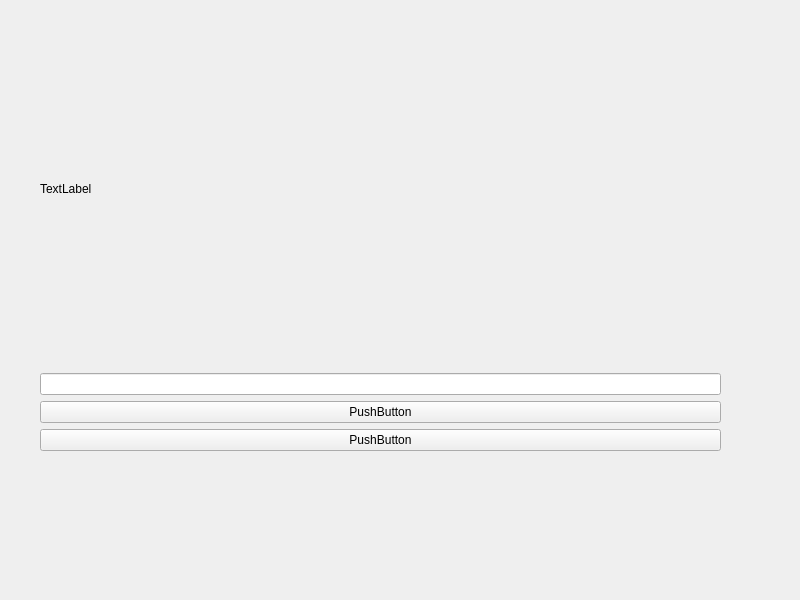
<?xml version="1.0" encoding="UTF-8"?>
<ui version="4.0">
 <class>MainWindow</class>
 <widget class="QMainWindow" name="MainWindow">
  <property name="geometry">
   <rect>
    <x>0</x>
    <y>0</y>
    <width>800</width>
    <height>600</height>
   </rect>
  </property>
  <property name="windowTitle">
   <string>MainWindow</string>
  </property>
  <widget class="QWidget" name="centralwidget">
   <widget class="QWidget" name="verticalLayoutWidget">
    <property name="geometry">
     <rect>
      <x>40</x>
      <y>10</y>
      <width>681</width>
      <height>441</height>
     </rect>
    </property>
    <layout class="QVBoxLayout" name="verticalLayout">
     <item>
      <widget class="QLabel" name="texto">
       <property name="text">
        <string>TextLabel</string>
       </property>
      </widget>
     </item>
     <item>
      <widget class="QLineEdit" name="campo"/>
     </item>
     <item>
      <widget class="QPushButton" name="boton">
       <property name="text">
        <string>PushButton</string>
       </property>
      </widget>
     </item>
     <item>
      <widget class="QPushButton" name="boton_no">
       <property name="text">
        <string>PushButton</string>
       </property>
      </widget>
     </item>
    </layout>
   </widget>
  </widget>
 </widget>
 <resources/>
 <connections/>
</ui>
